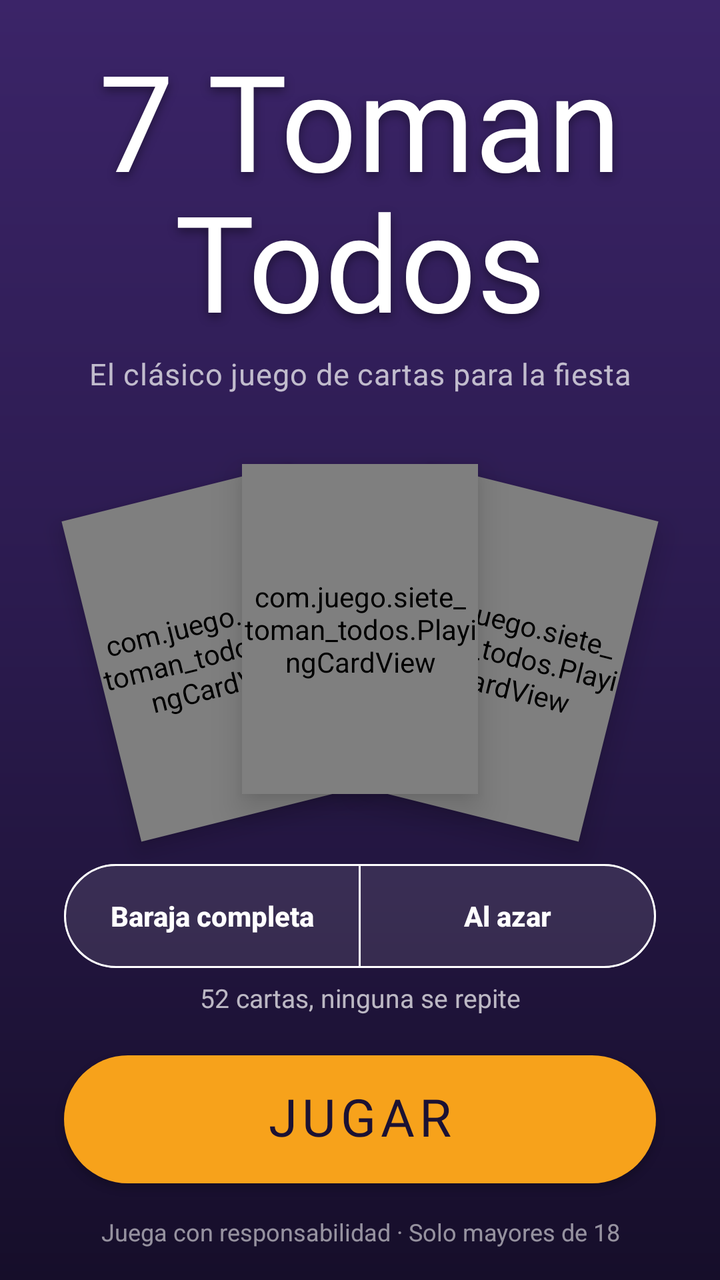
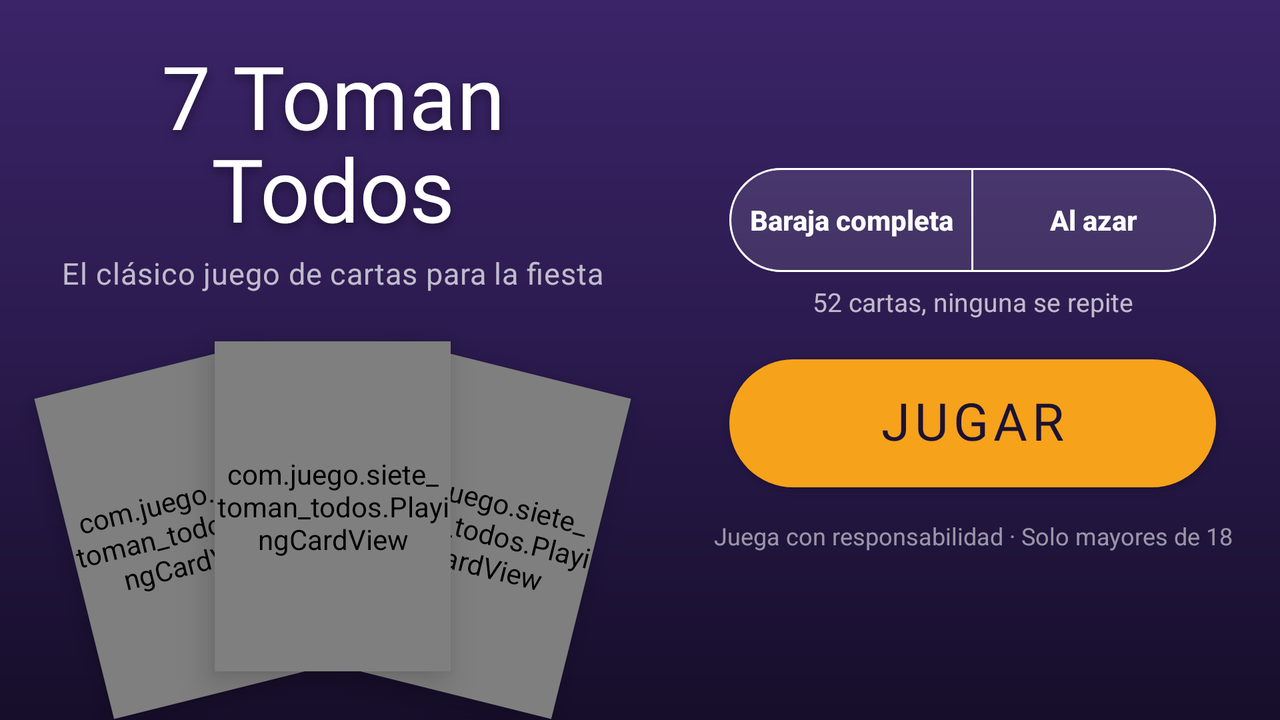

First picture: res/layout/ on a phone held upright. Second picture: the repository's own variant of that layout, on a device whose configuration matches the variant's folder. Source for both follows.
<!-- AndroidManifest.xml: application theme Theme.Siete_toman_todos -->
<!-- res/layout/activity_main.xml -->
<?xml version="1.0" encoding="utf-8"?>
<androidx.constraintlayout.widget.ConstraintLayout xmlns:android="http://schemas.android.com/apk/res/android"
    xmlns:app="http://schemas.android.com/apk/res-auto"
    xmlns:tools="http://schemas.android.com/tools"
    android:id="@+id/mainRoot"
    android:layout_width="match_parent"
    android:layout_height="match_parent"
    android:background="@drawable/bg_app"
    tools:context=".MainActivity">

    <androidx.constraintlayout.widget.Guideline
        android:id="@+id/titleBottom"
        android:layout_width="wrap_content"
        android:layout_height="wrap_content"
        android:orientation="horizontal"
        app:layout_constraintGuide_percent="0.27" />

    <TextView
        android:id="@+id/titleTxt"
        android:layout_width="0dp"
        android:layout_height="0dp"
        android:layout_marginHorizontal="24dp"
        android:layout_marginTop="24dp"
        android:autoSizeMaxTextSize="76sp"
        android:autoSizeMinTextSize="32sp"
        android:autoSizeStepGranularity="1sp"
        android:autoSizeTextType="uniform"
        android:fontFamily="@font/luckiest_guy"
        android:gravity="center"
        android:includeFontPadding="false"
        android:lineSpacingMultiplier="0.9"
        android:shadowColor="#66000000"
        android:shadowDy="6"
        android:shadowRadius="12"
        android:text="@string/home_title"
        android:textColor="@color/white"
        app:layout_constraintBottom_toTopOf="@+id/titleBottom"
        app:layout_constraintEnd_toEndOf="parent"
        app:layout_constraintStart_toStartOf="parent"
        app:layout_constraintTop_toTopOf="parent" />

    <TextView
        android:id="@+id/subtitleTxt"
        android:layout_width="0dp"
        android:layout_height="wrap_content"
        android:layout_marginHorizontal="24dp"
        android:layout_marginTop="4dp"
        android:gravity="center"
        android:letterSpacing="0.02"
        android:text="@string/home_subtitle"
        android:textColor="@color/white_70"
        android:textSize="15sp"
        app:layout_constraintEnd_toEndOf="parent"
        app:layout_constraintStart_toStartOf="parent"
        app:layout_constraintTop_toBottomOf="@+id/titleBottom" />

    <FrameLayout
        android:id="@+id/cardFan"
        android:layout_width="0dp"
        android:layout_height="0dp"
        android:clipChildren="false"
        android:clipToPadding="false"
        app:layout_constraintBottom_toTopOf="@+id/modeToggle"
        app:layout_constraintEnd_toEndOf="parent"
        app:layout_constraintStart_toStartOf="parent"
        app:layout_constraintTop_toBottomOf="@+id/subtitleTxt">

        <include layout="@layout/card_fan" />
    </FrameLayout>

    <com.google.android.material.button.MaterialButtonToggleGroup
        android:id="@+id/modeToggle"
        android:layout_width="0dp"
        android:layout_height="wrap_content"
        android:layout_marginHorizontal="32dp"
        android:layout_marginBottom="6dp"
        app:layout_constraintBottom_toTopOf="@+id/modeHelpTxt"
        app:layout_constraintEnd_toEndOf="parent"
        app:layout_constraintStart_toStartOf="parent"
        app:layout_constraintWidth_max="480dp"
        app:selectionRequired="true"
        app:singleSelection="true">

        <com.google.android.material.button.MaterialButton
            android:id="@+id/modeFullDeck"
            style="@style/ModeToggleButton"
            android:text="@string/home_mode_full" />

        <com.google.android.material.button.MaterialButton
            android:id="@+id/modeRandom"
            style="@style/ModeToggleButton"
            android:text="@string/home_mode_random" />
    </com.google.android.material.button.MaterialButtonToggleGroup>

    <TextView
        android:id="@+id/modeHelpTxt"
        android:layout_width="0dp"
        android:layout_height="wrap_content"
        android:layout_marginHorizontal="32dp"
        android:layout_marginBottom="20dp"
        android:gravity="center"
        android:textColor="@color/white_70"
        android:textSize="13sp"
        app:layout_constraintBottom_toTopOf="@+id/btnJugar"
        app:layout_constraintEnd_toEndOf="parent"
        app:layout_constraintStart_toStartOf="parent"
        tools:text="@string/home_mode_full_help" />

    <com.google.android.material.button.MaterialButton
        android:id="@+id/btnJugar"
        style="@style/PlayButton"
        android:layout_width="0dp"
        android:layout_marginHorizontal="32dp"
        android:layout_marginBottom="16dp"
        app:layout_constraintBottom_toTopOf="@+id/footerTxt"
        app:layout_constraintEnd_toEndOf="parent"
        app:layout_constraintStart_toStartOf="parent"
        app:layout_constraintWidth_max="480dp" />

    <TextView
        android:id="@+id/footerTxt"
        android:layout_width="0dp"
        android:layout_height="wrap_content"
        android:layout_marginHorizontal="24dp"
        android:layout_marginBottom="16dp"
        android:gravity="center"
        android:text="@string/home_footer"
        android:textColor="@color/white_55"
        android:textSize="12sp"
        app:layout_constraintBottom_toBottomOf="parent"
        app:layout_constraintEnd_toEndOf="parent"
        app:layout_constraintStart_toStartOf="parent" />

</androidx.constraintlayout.widget.ConstraintLayout>
<!-- res/layout/card_fan.xml (included above) -->
<?xml version="1.0" encoding="utf-8"?>
<FrameLayout xmlns:android="http://schemas.android.com/apk/res/android"
    android:id="@+id/cardFanContent"
    android:layout_width="wrap_content"
    android:layout_height="wrap_content"
    android:layout_gravity="center"
    android:clipChildren="false"
    android:clipToPadding="false"
    android:importantForAccessibility="noHideDescendants"
    android:paddingHorizontal="80dp"
    android:paddingVertical="24dp">

    <com.juego.siete_toman_todos.PlayingCardView
        android:id="@+id/fanLeft"
        android:layout_width="@dimen/fan_card_width"
        android:layout_height="@dimen/fan_card_height"
        android:elevation="6dp"
        android:rotation="-14"
        android:translationX="-72dp"
        android:translationY="12dp" />

    <com.juego.siete_toman_todos.PlayingCardView
        android:id="@+id/fanRight"
        android:layout_width="@dimen/fan_card_width"
        android:layout_height="@dimen/fan_card_height"
        android:elevation="8dp"
        android:rotation="14"
        android:translationX="72dp"
        android:translationY="12dp" />

    <com.juego.siete_toman_todos.PlayingCardView
        android:id="@+id/fanCenter"
        android:layout_width="@dimen/fan_card_width"
        android:layout_height="@dimen/fan_card_height"
        android:elevation="10dp" />
</FrameLayout>
<!-- resources referenced by this layout -->
<resources>
  <color name="white">#FFFFFFFF</color>
  <color name="white_55">#8CFFFFFF</color>
  <color name="white_70">#B3FFFFFF</color>
  <dimen name="fan_card_height">165dp</dimen>
  <dimen name="fan_card_width">118dp</dimen>
  <!-- drawable bg_app (drawable) -->
  <?xml version="1.0" encoding="utf-8"?>
  <shape xmlns:android="http://schemas.android.com/apk/res/android" android:shape="rectangle">
      <gradient
          android:angle="270"
          android:centerColor="@color/bg_middle"
          android:endColor="@color/bg_bottom"
          android:startColor="@color/bg_top" />
  </shape>
  <string name="home_footer">Juega con responsabilidad · Solo mayores de 18</string>
  <string name="home_mode_full">Baraja completa</string>
  <string name="home_mode_full_help">52 cartas, ninguna se repite</string>
  <string name="home_mode_random">Al azar</string>
  <string name="home_subtitle">El clásico juego de cartas para la fiesta</string>
  <string name="home_title">7 Toman\nTodos</string>
  <style name="PlayButton" parent="Widget.MaterialComponents.Button">
          <item name="android:layout_height">wrap_content</item>
          <item name="android:minHeight">64dp</item>
          <item name="android:insetTop">0dp</item>
          <item name="android:insetBottom">0dp</item>
          <item name="android:fontFamily">@font/luckiest_guy</item>
          <item name="android:includeFontPadding">false</item>
          <item name="android:paddingTop">4dp</item>
          <item name="android:text">@string/home_play</item>
          <item name="android:textColor">@color/brand_ink</item>
          <item name="android:textSize">26sp</item>
          <item name="backgroundTint">@color/brand_orange</item>
          <item name="cornerRadius">32dp</item>
          <item name="elevation">6dp</item>
          <item name="icon">@drawable/ic_play</item>
          <item name="iconGravity">textStart</item>
          <item name="iconPadding">8dp</item>
          <item name="iconSize">28dp</item>
          <item name="iconTint">@color/brand_ink</item>
          <item name="rippleColor">@color/white_30</item>
      </style>
  <style name="Theme.Siete_toman_todos" parent="Theme.MaterialComponents.DayNight.NoActionBar">
          
          <item name="colorPrimary">@color/purple_500</item>
          <item name="colorPrimaryVariant">@color/purple_700</item>
          <item name="colorOnPrimary">@color/white</item>
          
          <item name="colorSecondary">@color/teal_200</item>
          <item name="colorSecondaryVariant">@color/teal_700</item>
          <item name="colorOnSecondary">@color/black</item>
          
      </style>
  <color name="bg_middle">#FF2A1A4D</color>
  <color name="bg_bottom">#FF160E2A</color>
  <color name="bg_top">#FF3B2468</color>
  <color name="white_45">#73FFFFFF</color>
  <string name="home_play">Jugar</string>
  <color name="brand_ink">#FF1C1233</color>
  <color name="brand_orange">#FFF7A21B</color>
  <color name="white_30">#4DFFFFFF</color>
  <color name="purple_500">#FF6200EE</color>
  <color name="purple_700">#FF3700B3</color>
  <color name="teal_200">#FF03DAC5</color>
  <color name="teal_700">#FF018786</color>
  <color name="black">#FF000000</color>
  <!-- some entries are left out for length -->
</resources>
<!-- res/layout-land/activity_main.xml (the repository's variant of the layout above) -->
<!-- drawn on the phone turned sideways -->
<?xml version="1.0" encoding="utf-8"?>
<androidx.constraintlayout.widget.ConstraintLayout xmlns:android="http://schemas.android.com/apk/res/android"
    xmlns:app="http://schemas.android.com/apk/res-auto"
    xmlns:tools="http://schemas.android.com/tools"
    android:id="@+id/mainRoot"
    android:layout_width="match_parent"
    android:layout_height="match_parent"
    android:background="@drawable/bg_app"
    tools:context=".MainActivity">

    <androidx.constraintlayout.widget.Guideline
        android:id="@+id/columnSplit"
        android:layout_width="wrap_content"
        android:layout_height="wrap_content"
        android:orientation="vertical"
        app:layout_constraintGuide_percent="0.52" />

    <androidx.constraintlayout.widget.Guideline
        android:id="@+id/titleBottom"
        android:layout_width="wrap_content"
        android:layout_height="wrap_content"
        android:orientation="horizontal"
        app:layout_constraintGuide_percent="0.34" />

    <TextView
        android:id="@+id/titleTxt"
        android:layout_width="0dp"
        android:layout_height="0dp"
        android:layout_marginHorizontal="24dp"
        android:layout_marginTop="24dp"
        android:autoSizeMaxTextSize="76sp"
        android:autoSizeMinTextSize="28sp"
        android:autoSizeStepGranularity="1sp"
        android:autoSizeTextType="uniform"
        android:fontFamily="@font/luckiest_guy"
        android:gravity="center"
        android:includeFontPadding="false"
        android:lineSpacingMultiplier="0.9"
        android:shadowColor="#66000000"
        android:shadowDy="6"
        android:shadowRadius="12"
        android:text="@string/home_title"
        android:textColor="@color/white"
        app:layout_constraintBottom_toTopOf="@+id/titleBottom"
        app:layout_constraintEnd_toStartOf="@+id/columnSplit"
        app:layout_constraintStart_toStartOf="parent"
        app:layout_constraintTop_toTopOf="parent" />

    <TextView
        android:id="@+id/subtitleTxt"
        android:layout_width="0dp"
        android:layout_height="wrap_content"
        android:layout_marginHorizontal="24dp"
        android:layout_marginTop="4dp"
        android:gravity="center"
        android:letterSpacing="0.02"
        android:text="@string/home_subtitle"
        android:textColor="@color/white_70"
        android:textSize="15sp"
        app:layout_constraintEnd_toStartOf="@+id/columnSplit"
        app:layout_constraintStart_toStartOf="parent"
        app:layout_constraintTop_toBottomOf="@+id/titleBottom" />

    <FrameLayout
        android:id="@+id/cardFan"
        android:layout_width="0dp"
        android:layout_height="0dp"
        android:clipChildren="false"
        android:clipToPadding="false"
        app:layout_constraintBottom_toBottomOf="parent"
        app:layout_constraintEnd_toStartOf="@+id/columnSplit"
        app:layout_constraintStart_toStartOf="parent"
        app:layout_constraintTop_toBottomOf="@+id/subtitleTxt">

        <include layout="@layout/card_fan" />
    </FrameLayout>

    <com.google.android.material.button.MaterialButtonToggleGroup
        android:id="@+id/modeToggle"
        android:layout_width="0dp"
        android:layout_height="wrap_content"
        android:layout_marginHorizontal="32dp"
        app:layout_constraintBottom_toTopOf="@+id/modeHelpTxt"
        app:layout_constraintEnd_toEndOf="parent"
        app:layout_constraintStart_toEndOf="@+id/columnSplit"
        app:layout_constraintTop_toTopOf="parent"
        app:layout_constraintVertical_chainStyle="packed"
        app:layout_constraintWidth_max="420dp"
        app:selectionRequired="true"
        app:singleSelection="true">

        <com.google.android.material.button.MaterialButton
            android:id="@+id/modeFullDeck"
            style="@style/ModeToggleButton"
            android:text="@string/home_mode_full" />

        <com.google.android.material.button.MaterialButton
            android:id="@+id/modeRandom"
            style="@style/ModeToggleButton"
            android:text="@string/home_mode_random" />
    </com.google.android.material.button.MaterialButtonToggleGroup>

    <TextView
        android:id="@+id/modeHelpTxt"
        android:layout_width="0dp"
        android:layout_height="wrap_content"
        android:layout_marginHorizontal="32dp"
        android:layout_marginTop="6dp"
        android:gravity="center"
        android:textColor="@color/white_70"
        android:textSize="13sp"
        app:layout_constraintBottom_toTopOf="@+id/btnJugar"
        app:layout_constraintEnd_toEndOf="parent"
        app:layout_constraintStart_toEndOf="@+id/columnSplit"
        app:layout_constraintTop_toBottomOf="@+id/modeToggle"
        tools:text="@string/home_mode_full_help" />

    <com.google.android.material.button.MaterialButton
        android:id="@+id/btnJugar"
        style="@style/PlayButton"
        android:layout_width="0dp"
        android:layout_marginHorizontal="32dp"
        android:layout_marginTop="20dp"
        app:layout_constraintBottom_toTopOf="@+id/footerTxt"
        app:layout_constraintEnd_toEndOf="parent"
        app:layout_constraintStart_toEndOf="@+id/columnSplit"
        app:layout_constraintTop_toBottomOf="@+id/modeHelpTxt"
        app:layout_constraintWidth_max="420dp" />

    <TextView
        android:id="@+id/footerTxt"
        android:layout_width="0dp"
        android:layout_height="wrap_content"
        android:layout_marginHorizontal="24dp"
        android:layout_marginTop="16dp"
        android:gravity="center"
        android:text="@string/home_footer"
        android:textColor="@color/white_55"
        android:textSize="12sp"
        app:layout_constraintBottom_toBottomOf="parent"
        app:layout_constraintEnd_toEndOf="parent"
        app:layout_constraintStart_toEndOf="@+id/columnSplit"
        app:layout_constraintTop_toBottomOf="@+id/btnJugar" />

</androidx.constraintlayout.widget.ConstraintLayout>
